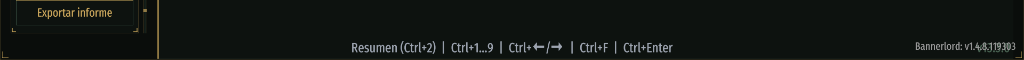
#> input picture footer_crop.png, 1024 x 60 px
$ python process_high_quality_asset.py -i ../footer_crop.png -o out.png
#> lines starting #> are read from the running program, lines starting #| are printed output that depends on the picture
#!/usr/bin/env python3
"""
Calradia Forge - High-Quality Image Asset Processing Pipeline
=============================================================

Automates post-processing of AI-generated images for Mount & Blade II: Bannerlord
and the Calradia Forge framework.

Capabilities:
  1. Alpha channel extraction & smooth background keying.
  2. Strict Power-of-Two (POT) scaling (64, 128, 256, 512, 1024, 2048, 4096) for GPU mipmapping and TPAC archiving.
  3. Color bleeding / alpha dilation to eliminate dark fringe halos in linear filtering.
  4. sRGB 8-bit RGBA normalization, stripping corrupt ICC profiles.
  5. JSON metadata report generation with SHA-256 cryptographic verification.
"""

from __future__ import annotations

import argparse
import hashlib
import json
import math
import os
import sys
import time
from pathlib import Path
from typing import Any, Dict, Optional, Tuple

try:
    from PIL import Image, ImageFilter
except ImportError:
    print("ERROR: Pillow is required. Please install Pillow (`py -3.12 -m pip install Pillow`).", file=sys.stderr)
    sys.exit(1)


VALID_POT_SIZES = (64, 128, 256, 512, 1024, 2048, 4096)


def compute_sha256(file_path: Path) -> str:
    """Computes the SHA-256 hexadecimal digest of a file."""
    hasher = hashlib.sha256()
    with open(file_path, "rb") as f:
        while chunk := f.read(65536):
            hasher.update(chunk)
    return hasher.hexdigest()


# [48 lines left out: function remove_background, not called in this run]


def apply_color_bleed(img: Image.Image, pad_pixels: int = 2) -> Image.Image:
    """
    Dilates edge color into adjacent fully-transparent pixels (color bleeding)
    to eliminate dark fringe artifacts caused by bilinear/trilinear texture interpolation.
    """
    if pad_pixels <= 0 or img.mode != "RGBA":
        return img

    width, height = img.size
    pixels = img.load()

    # Find semi-transparent or opaque edge pixels to bleed into transparent neighbors
    for _ in range(pad_pixels):
        bleed_updates = []
        for y in range(height):
            for x in range(width):
                r, g, b, a = pixels[x, y]
                if a == 0:
                    # Look at adjacent neighbors (4-connectivity)
                    neighbors = []
                    for dx, dy in ((-1, 0), (1, 0), (0, -1), (0, 1)):
                        nx, ny = x + dx, y + dy
                        if 0 <= nx < width and 0 <= ny < height:
                            nr, ng, nb, na = pixels[nx, ny]
                            if na > 0:
                                neighbors.append((nr, ng, nb))
                    if neighbors:
                        avg_r = sum(n[0] for n in neighbors) // len(neighbors)
                        avg_g = sum(n[1] for n in neighbors) // len(neighbors)
                        avg_b = sum(n[2] for n in neighbors) // len(neighbors)
                        bleed_updates.append((x, y, avg_r, avg_g, avg_b))

        for x, y, br, bg, bb in bleed_updates:
            pixels[x, y] = (br, bg, bb, 0)

    return img


def scale_to_pot(
    img: Image.Image,
    target_pot: int,
    preserve_aspect: bool = True,
) -> Image.Image:
    """
    Scales the image to target Power-of-Two dimensions using high-quality Lanczos resampling.
    If preserve_aspect is True, fits inside target_pot and centers on transparent canvas.
    """
    if target_pot not in VALID_POT_SIZES:
        raise ValueError(f"Invalid POT size {target_pot}. Must be one of {VALID_POT_SIZES}")

    if not preserve_aspect:
        return img.resize((target_pot, target_pot), Image.Resampling.LANCZOS)

    orig_w, orig_h = img.size
    scale = min(target_pot / orig_w, target_pot / orig_h)
    new_w = max(1, int(orig_w * scale))
    new_h = max(1, int(orig_h * scale))

    resized = img.resize((new_w, new_h), Image.Resampling.LANCZOS)
    canvas = Image.new("RGBA", (target_pot, target_pot), (0, 0, 0, 0))
    offset_x = (target_pot - new_w) // 2
    offset_y = (target_pot - new_h) // 2
    canvas.paste(resized, (offset_x, offset_y), resized if resized.mode == "RGBA" else None)
    return canvas


# [21 lines left out: function scale_to_dimensions, not called in this run]


def process_asset(
    input_path: Path,
    output_path: Path,
    mode: str = "icon",
    pot_size: Optional[int] = None,
    explicit_width: Optional[int] = None,
    explicit_height: Optional[int] = None,
    remove_bg: bool = False,
    bg_threshold: int = 28,
    pad_pixels: int = 2,
    report_path: Optional[Path] = None,
) -> Dict[str, Any]:
    """
    Main processing pipeline execution.
    """
    start_time = time.perf_counter()
    if not input_path.exists():
        raise FileNotFoundError(f"Input image not found: {input_path}")

    output_path.parent.mkdir(parents=True, exist_ok=True)

    with Image.open(input_path) as source_img:
        source_format = source_img.format
        source_size = source_img.size
        source_mode = source_img.mode

        img = source_img.copy()

    # Step 1: Background removal if requested or default for icons
    if remove_bg or (mode in ("icon", "heraldry") and remove_bg):
        img = remove_background(img, bg_threshold=bg_threshold)

    # Step 2: Sizing / POT scaling
    if pot_size is not None:
        img = scale_to_pot(img, pot_size, preserve_aspect=True)
    elif explicit_width is not None and explicit_height is not None:
        img = scale_to_dimensions(img, explicit_width, explicit_height, preserve_aspect=True)
    elif mode == "icon":
        img = scale_to_pot(img, 512, preserve_aspect=True)
    elif mode == "banner":
        img = scale_to_dimensions(img, 1920, 1080, preserve_aspect=True)
    elif mode == "texture":
        img = scale_to_pot(img, 2048, preserve_aspect=False)

    # Step 3: Color bleed padding on alpha edges
    if img.mode == "RGBA" and pad_pixels > 0:
        img = apply_color_bleed(img, pad_pixels=pad_pixels)

    # Step 4: Normalization & Save
    img.save(output_path, format="PNG", optimize=True)
    duration_ms = (time.perf_counter() - start_time) * 1000.0

    output_sha = compute_sha256(output_path)
    file_size_bytes = output_path.stat().st_size

    report: Dict[str, Any] = {
        "input_path": str(input_path.resolve()),
        "output_path": str(output_path.resolve()),
        "mode": mode,
        "source_format": source_format,
        "source_size": list(source_size),
        "source_mode": source_mode,
        "output_size": list(img.size),
        "output_mode": img.mode,
        "file_size_bytes": file_size_bytes,
        "sha256": output_sha,
        "bg_removed": remove_bg,
        "pad_pixels": pad_pixels,
        "duration_ms": round(duration_ms, 2),
        "status": "SUCCESS",
    }

    if report_path is not None:
        report_path.parent.mkdir(parents=True, exist_ok=True)
        with open(report_path, "w", encoding="utf-8") as f:
            json.dump(report, f, indent=2)

    return report


def main() -> None:
    parser = argparse.ArgumentParser(
        description="Calradia Forge - High-Quality Image Asset Processing Pipeline"
    )
    parser.add_argument("--input", "-i", type=Path, required=True, help="Input source image path")
    parser.add_argument("--output", "-o", type=Path, required=True, help="Output target PNG path")
    parser.add_argument(
        "--mode",
        "-m",
        choices=["icon", "banner", "texture", "heraldry"],
        default="icon",
        help="Target asset archetype mode",
    )
    parser.add_argument(
        "--pot-size",
        type=int,
        choices=VALID_POT_SIZES,
        default=None,
        help="Power-of-Two dimension (e.g. 256, 512, 1024, 2048)",
    )
    parser.add_argument("--width", type=int, default=None, help="Explicit target width")
    parser.add_argument("--height", type=int, default=None, help="Explicit target height")
    parser.add_argument(
        "--remove-bg",
        action="store_true",
        help="Perform smart alpha keying to remove background",
    )
    parser.add_argument(
        "--bg-threshold",
        type=int,
        default=28,
        help="Color distance threshold for background keying (default: 28)",
    )
    parser.add_argument(
        "--pad",
        type=int,
        default=2,
        help="Color bleed dilation pixels to prevent dark fringes (default: 2)",
    )
    parser.add_argument(
        "--report",
        type=Path,
        default=None,
        help="Path to export JSON audit report",
    )

    args = parser.parse_args()

    try:
        result = process_asset(
            input_path=args.input,
            output_path=args.output,
            mode=args.mode,
            pot_size=args.pot_size,
            explicit_width=args.width,
            explicit_height=args.height,
            remove_bg=args.remove_bg,
            bg_threshold=args.bg_threshold,
            pad_pixels=args.pad,
            report_path=args.report,
        )
#> in process_asset, source_img is the input picture: PIL image 1024x60 RGBA; mean R, G, B, A 17.3, 21.8, 18.5, 255
#> in scale_to_pot, `resized = img.resize((new_w, new_h), Image.Resampling.LANCZOS)`:
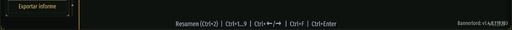
#> resized: PIL image 512x30 RGBA; mean R, G, B, A 17.2, 21.8, 18.4, 255
#> in scale_to_pot, `canvas = Image.new("RGBA", (target_pot, target_pot), (0, 0, 0, 0))`: canvas: PIL image 512x512 RGBA; every value is 0
#> in scale_to_pot, `canvas.paste(resized, (offset_x, offset_y), resized if resized.mode ==..`:
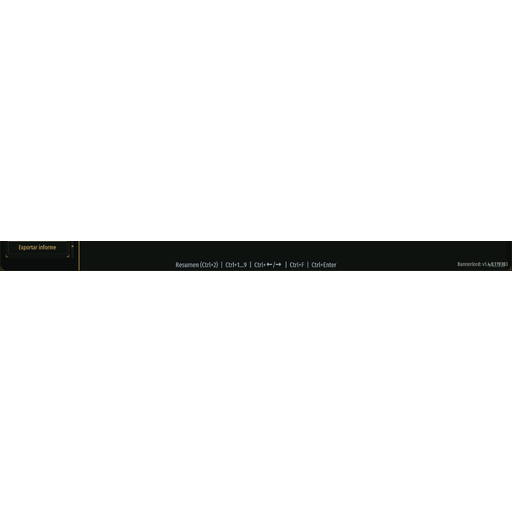
#> canvas: PIL image 512x512 RGBA; mean R, G, B, A 1, 1.3, 1.1, 14.9; transparent parts drawn white
        print(f"[OK] Processed {result['output_size'][0]}x{result['output_size'][1]} asset in {result['duration_ms']} ms")
        print(f"     Output: {result['output_path']}")
        print(f"     SHA256: {result['sha256']}")
    except Exception as e:
        print(f"[ERROR] Failed to process asset: {e}", file=sys.stderr)
#> (the run stopped early here; a loop or call above may not have finished)

$ run again, on right_top_crop.png
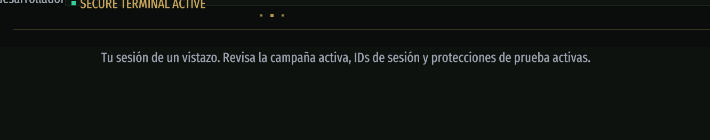
#> input picture right_top_crop.png, 710 x 140 px
#> in process_asset, source_img is the input picture: PIL image 710x140 RGBA; mean R, G, B, A 15.8, 20, 17.1, 255
#> in scale_to_pot, `resized = img.resize((new_w, new_h), Image.Resampling.LANCZOS)`:
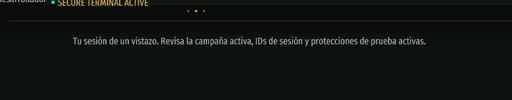
#> resized: PIL image 512x100 RGBA; mean R, G, B, A 15.8, 20.1, 17.1, 255
#> in scale_to_pot, `canvas.paste(resized, (offset_x, offset_y), resized if resized.mode ==..`:
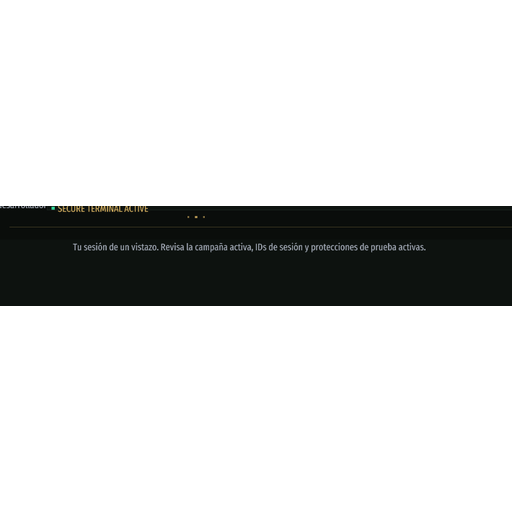
#> canvas: PIL image 512x512 RGBA; mean R, G, B, A 3.1, 3.9, 3.3, 49.8; transparent parts drawn white

$ run again, on scratch_crop.png
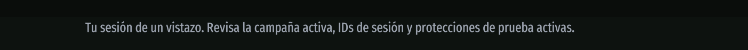
#> input picture scratch_crop.png, 748 x 50 px
#> in process_asset, source_img is the input picture: PIL image 748x50 RGBA; mean R, G, B, A 18.1, 22.5, 20.4, 255
#> in scale_to_pot, `resized = img.resize((new_w, new_h), Image.Resampling.LANCZOS)`:
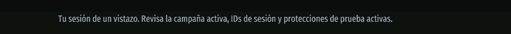
#> resized: PIL image 511x34 RGBA; mean R, G, B, A 18.1, 22.5, 20.5, 255
#> in scale_to_pot, `canvas.paste(resized, (offset_x, offset_y), resized if resized.mode ==..`:
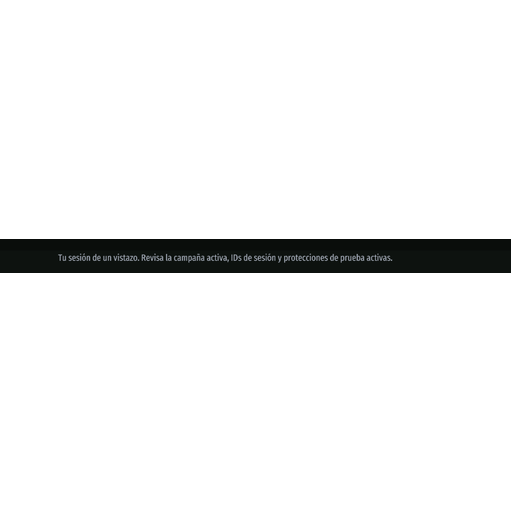
#> canvas: PIL image 512x512 RGBA; mean R, G, B, A 1.2, 1.5, 1.4, 16.9; transparent parts drawn white

$ run again, on sidebar_crop.png
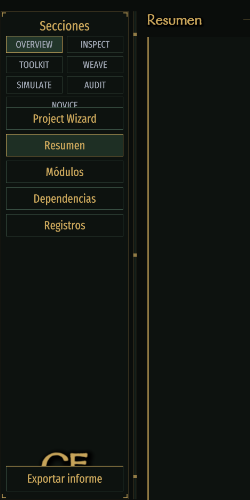
#> input picture sidebar_crop.png, 250 x 500 px
#> in process_asset, source_img is the input picture: PIL image 250x500 RGBA; mean R, G, B, A 18.2, 22.6, 17.9, 255
#> in scale_to_pot, `resized = img.resize((new_w, new_h), Image.Resampling.LANCZOS)`:
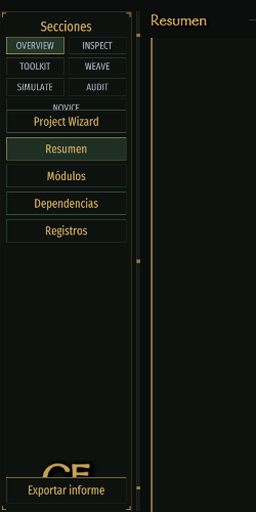
#> resized: PIL image 256x512 RGBA; mean R, G, B, A 18.3, 22.6, 17.9, 255
#> in scale_to_pot, `canvas.paste(resized, (offset_x, offset_y), resized if resized.mode ==..`:
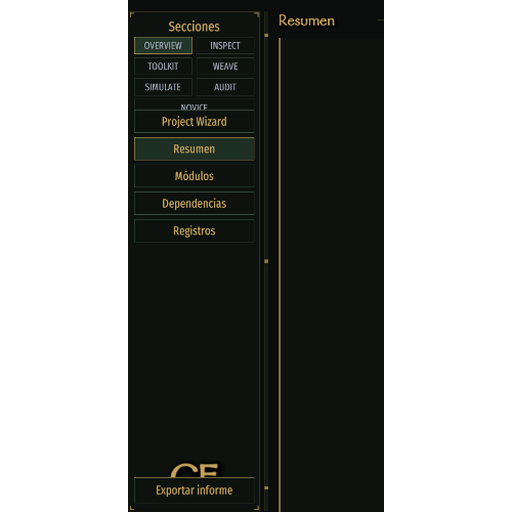
#> canvas: PIL image 512x512 RGBA; mean R, G, B, A 9.1, 11.3, 8.9, 127.5; transparent parts drawn white
